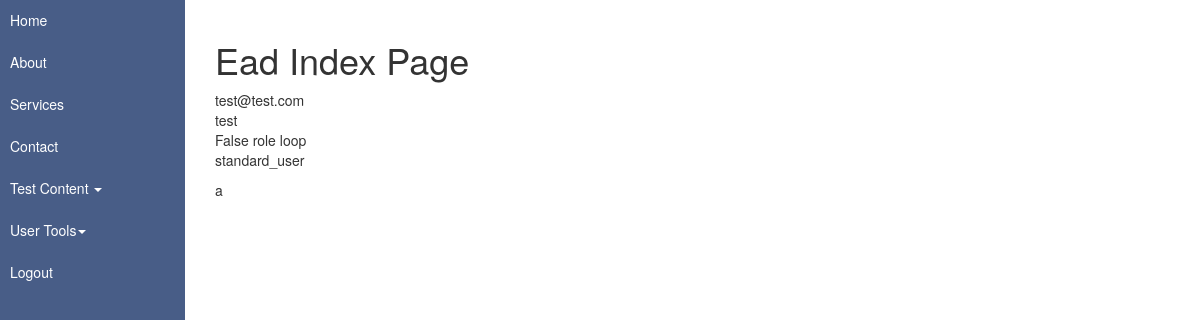
The app's page / (signed in), older data.
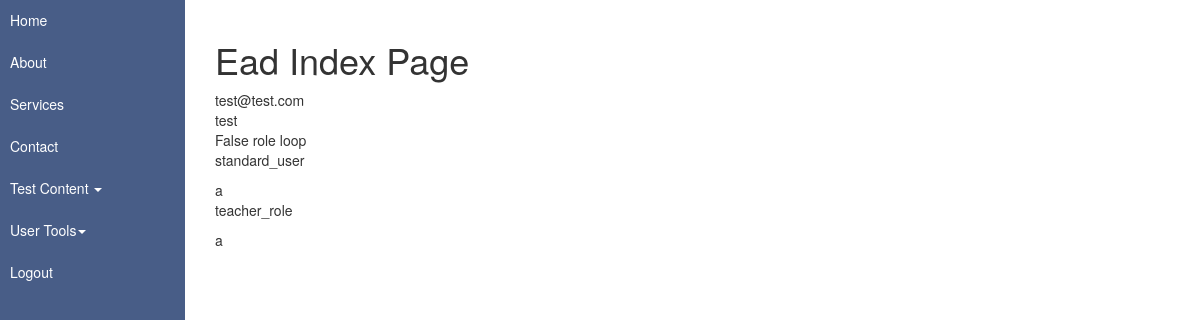
The same page, newer data.
### user_auth_app/models.py (models this page shows, shortened)
class Role(models.Model):
    role_id = models.AutoField(primary_key=True)
    name = models.CharField(max_length=100,blank=False)
    is_active = models.BooleanField(default=True)
    users = models.ManyToManyField(CustomUser,
                                   related_name="roles"   #needs to be defined, to reference as dependent attribute from user.
                                   )
    class Meta:
        db_table = "tb_custom_roles"

### ead_django_project/views.py (the view)
# urls.py: path(r'', ead_view.IndexPage.as_view(), name="index_url"),
class IndexPage(LoginRequiredMixin, TemplateView):
    template_name = "index.html"

### user_auth_app/templatetags/user_auth_tags.py (called while the page is built)
@register.simple_tag
def has_role_from_list(in_role_list, in_role_to_find):
    if isinstance(in_role_list, QuerySet):
        queryset_result = in_role_list.filter(name=str(in_role_to_find))
        if queryset_result.exists():
            return True
        else:
            return False

### templates/index.html
{% extends "base.html" %}
{% load user_auth_tags %}
{% block  content%}
<h1>Ead Index Page</h1>
{{user.email}}
<br>
{{user.name}}
<br>
{% has_role_from_list user.roles.all "admin_role" %}
role loop
{% for role in user.roles.all  %}
   <p>{{role.name}} </p>
   a
{% endfor %}
{% endblock%}

Row changes from the older to the newer data that the page shows:
added Role: name "teacher_role"
